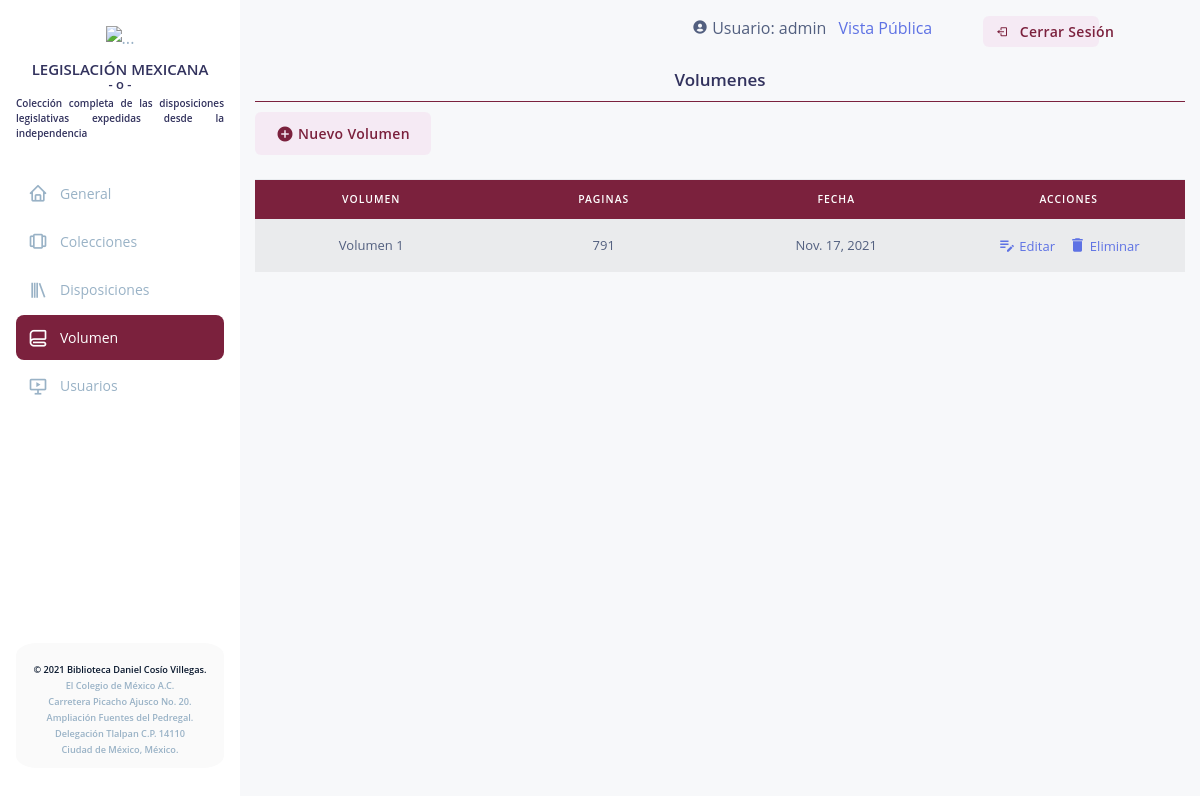
/registro/volumenlist/ (signed in), run on the app's committed database.
### Modules/Registro/models.py (models this page shows, shortened)
class Volumen(models.Model):
    idVolumen = models.AutoField(primary_key = True)
    volumen = models.IntegerField()
    paginas = models.IntegerField()
    fecha_alta = models.DateField(auto_now=True)
    descripcion = models.TextField()

### Modules/Registro/views.py (the view)
# urls.py: path('volumenlist/', VolumenListView.as_view(), name='volumenlist'),
class VolumenListView(SuccessMessageMixin, ListView):
    model = Volumen
    template_name = 'volumen/volumenes.html'
    @method_decorator(login_required)
    def dispatch(self, request, *args, **kwargs):
        return super(VolumenListView, self).dispatch(request, *args, **kwargs)

### legmex/templates/volumen/volumenes.html (shortened to what this page needs)
{% extends 'admin.html' %}
{% load static %}
{% block content %}
        <div class="col-12 text-center admin-head">
            <h3>Volumenes</h3>
        </div>
        <div>
            <a href="{% url 'volumencreate' %}" class="btn btn-light-primary">
                <span class="material-icons md-18">add_circle</span> Nuevo Volumen
            </a>
        </div>
        <div class="col-12 pt-10">
        </div>
        <div class="table-responsive">
            <table class="table table-hover table-striped">
                <thead class="thead-colmex">
                    <tr>
                        <th scope="col" class="text-center">
                            Volumen
                        </th>
                        <th scope="col" class="text-center">
                            Paginas
                        </th>
                        <th scope="col" class="text-center">
                            Fecha
                        </th>
                        <th scope="col" class="text-center">
                            Acciones
                        </th>
                    </tr>
                </thead>
                <tbody>
                    {% for volumen in object_list %}
                        <tr>
                            <td class="col-3 text-center">
                                Volumen&nbsp;{{volumen.volumen}}
                            </td>
                            <td class="col-3 text-center">
                                {{volumen.paginas}}
                            </td>
                            <td class="col-3 text-center">
                                {{volumen.fecha_alta}}
                            </td>
                            <td class="col-3 text-center">
                                <a href="{% url 'volumenupdate' volumen.idVolumen %}" title="Editar">
                                    <span class="material-icons md-18">edit_note</span> Editar
                                </a>&nbsp;&nbsp;
                                <a href="{% url 'volumendelete' volumen.idVolumen %}" class="delete-link" title="Eliminar" data-toggle="modal" data-target="#deleteModal">
                                    <span class="material-icons md-18">delete</span> Eliminar
                                </a>
                            </td>
                        </tr>
                    {% endfor %}
                </tbody>
            </table>
        </div>
{% endblock %}

### legmex/templates/admin.html (shortened to what this page needs)
{% load static %}
<!DOCTYPE html>
<html>
<head>
    <link rel="stylesheet" href="https://maxcdn.bootstrapcdn.com/bootstrap/4.0.0/css/bootstrap.min.css">
    <link href='https://unpkg.com/boxicons@2.0.9/css/boxicons.min.css' rel='stylesheet'>
    <link rel="stylesheet" href="{% static 'css/argon-dashboard-react.css' %}" />
    <link rel="stylesheet" href="{% static 'css/admin.css'%}" />
    <link rel="stylesheet" href="{% static 'css/jquery-tagsinput.min.css'%}" />
    <link rel="stylesheet" href="//code.jquery.com/ui/1.12.1/themes/base/jquery-ui.css">
    <link rel="stylesheet" href="{% static 'css/bootstrap-multiselect.css' %}" />
</head>
<body>
    <div id="root">
        <div class="main-content">
            <div class="lateral-nav white-bg" id="navbar">
                <nav class="navbar__custom">
                    <div>
                        <div class="nav__brand m-b-1"><img src="{% static 'media/img/logooficial.svg' %}" class="wth-100"
                                alt="..."></div>
                        <div>
                            <h4 class="t-center l-height">LEGISLACIÓN MEXICANA</h4>
                            <h5 class="t-center l-height">- o -</h5>
                            <h6 class="t-justify m-b-30 ">Colección completa de las disposiciones legislativas expedidas
                                desde la independencia</h6>
                        </div>
                        <div class="nav__list">
                            <a class="nav__link nav-link" id="home" href="/administrator" aria-current="page">
                                <i class="bx bx-home nav__icon"></i>
                                <span class="nav__name">General</span>
                            </a>
                            <a class="nav__link nav-link" id="coleccion" href="/colections">
                                <i class="bx bx-carousel nav__icon"></i>
                                <span class="nav__name">Colecciones</span>
                            </a>
                            {% if user.groups.all.0.name == 'admin' or user.groups.all.0.name == 'editor'%}
                            <a class="nav__link nav-link" id="legislacion" href="/legislations">
                                <i class="bx bx-library nav__icon"></i>
                                <span class="nav__name">Disposiciones</span>
                            </a>
                            <a class="nav__link nav-link" id="volumen" href="{% url 'volumenlist' %}">
                                <i class="bx bx-blanket nav__icon"></i>
                                <span class="nav__name">Volumen</span>
                            </a>
                            {% ifequal user.groups.all.0.name 'admin'%}
                            <a class="nav__link nav-link" id="users" href="/users">
                                <i class="bx bx-slideshow nav__icon"></i>
                                <span class="nav__name">Usuarios</span>
                            </a>
                            {% endifequal %}
                            {% endif %}
                        </div>
                    </div>
                    <div class="footer-line footer-card"><a href="https://biblioteca.colmex.mx/" class="nav__footer">©
                            2021 Biblioteca Daniel Cosío Villegas.</a><br><span class="span__footer">El Colegio de
                            México A.C.</span><br><span class="span__footer">Carretera Picacho Ajusco No.
                            20.</span><br><span class="span__footer">Ampliación Fuentes del Pedregal.</span><br><span
                            class="span__footer">Delegación Tlalpan C.P. 14110</span><br><span
                            class="span__footer">Ciudad de México, México.</span></div>
                </nav>
            </div>
            <div class="container">
                <div class="session justify-content-end row">
                    <div class="col-4">
                        <i class="bx bxs-user-circle"></i>
                        Usuario: {{request.user.username}}
                         <a class="pl-2" href="{% url 'base' %}">Vista Pública</a>
                    </div>
                    <div class="col-5 col-md-3 col-xl-2">
                        <a class="btn btn-light-primary btn-sm nav-link" id="login12" href="{% url 'logout' %}">
                            <i class="bx bx-log-out"></i>
                            <span class="nav__name">Cerrar Sesión</span>
                        </a>
                    </div>
                </div>
                    {% block content %}
                    {% endblock %}
            </div>
        </div>
    </div>
</body>
</html>

### legmex/static/css/admin.css (style rules this page uses)
body { background: rgb(247, 248, 250); }
.admin-head { margin-bottom: 10px; border-bottom: 1px solid #7b213d; }
.table .thead-colmex th { background-color: #7b213d; color: white; }

### data on the page
Volumen: volumen "1", paginas "791", fecha_alta "Nov. 17, 2021"

### other printed values
{{ request.user.username }} "admin"
